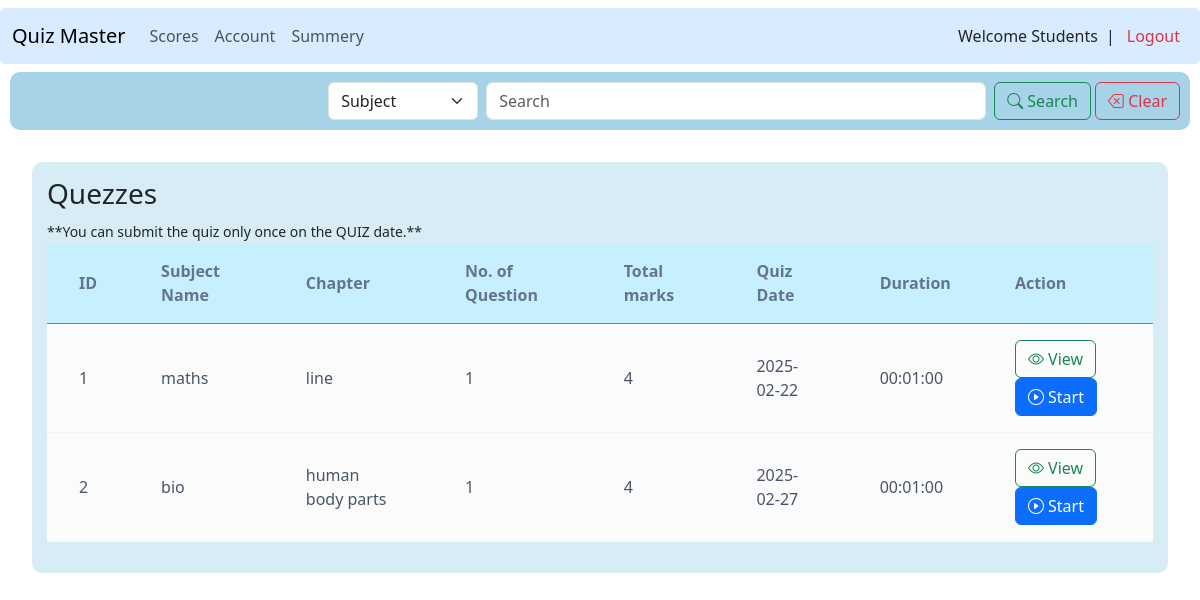
/user (signed in), run on the app's committed database.
### models.py (models this page shows)
class Quiz(db.Model):
    __tablename__ = 'quiz'
    id = db.Column(db.Integer, primary_key=True)
    chapter_id = db.Column(db.Integer, db.ForeignKey('chapter.id'))
    date = db.Column(db.Date, nullable=False)
    duration = db.Column(db.Time, nullable=False)
    submissions = db.relationship('Submission', backref='quiz', lazy=True , cascade="all, delete-orphan")

class Subject(db.Model):
    __tablename__ = 'subject'
    id = db.Column(db.Integer, primary_key=True)
    name = db.Column(db.String(80), unique=True, nullable=False)
    discription = db.Column(db.String(120), nullable=False)
    chapters = db.relationship('Chapter', backref='subject', lazy=True, cascade="all, delete-orphan")

class Chapter(db.Model):
    __tablename__ = 'chapter'
    id = db.Column(db.Integer, primary_key=True)
    name = db.Column(db.String(80), unique=True, nullable=False)
    discription = db.Column(db.String(120), nullable=False)
    subject_id = db.Column(db.Integer, db.ForeignKey('subject.id'))
    questions = db.relationship('Question', backref='chapter', lazy=True , cascade="all, delete-orphan")
    quizzes = db.relationship('Quiz', backref='chapter', lazy=True , cascade="all, delete-orphan")

### routes.py (the view, shortened to what this page needs)
@app.route('/user')
@login_required
def user():
    user = User.query.get(session['user_id'])
    quizzes = Quiz.query.all()
    parameter = request.args.get('parameter')
    query = request.args.get('query')
    parameters = {'subject':'Subject', 'chapter':'Chapter'}
    return render_template('userdashboard.html', user=user,quizzes=quizzes , parameters=parameters)

### routes.py (called while the page is built)
def login_required(f):
    @wraps(f)
    def decorated_function(*args, **kwargs):
        if 'user_id' not in session:
            return redirect(url_for('login'))
        return f(*args, **kwargs)
    return decorated_function

### templates/userdashboard.html (shortened to what this page needs)
{% extends "layout.html" %}
{% block content %}
<div class="headbar">
    <div class="search ms-4">
        <form class="d-flex" role="search">
            <select name="parameter" id="parameter" class="form-select me-2">
                {% for param in parameters %}
                  {% if param==parameter %}
                    <option value="{{param}}" selected>{{parameters[param]}}</option>
                  {% else %}
                    <option value="{{param}}">{{parameters[param]}}</option>
                  {% endif %}
                {% endfor %}
              </select>
            <input id="query" name="query"class="form-control me-2" type="search" placeholder="Search" aria-label="Search" value="{{query}}">
            <button class="btn btn-outline-success" type="submit"><i class='bi bi-search'></i> Search</button>
            <button class="btn btn-outline-danger ms-1" onclick="clearSearch()"><i class='bi bi-backspace'></i> Clear</button>
        </form>
    </div>
</div>
<div class="quiz-card">
    <div class="card-header">
        <h3>Quezzes</h3> <small>**You can submit the quiz only once on the QUIZ date.**</small>
    </div>
    <div class="table">
        <table class="quiz-table">
            <thead>
                <tr>
                    <th>ID</th>
                    <th>Subject Name</th>
                    <th>Chapter</th>
                    <th>No. of Question</th>
                    <th>Total marks</th>
                    <th>Quiz Date</th>
                    <th>Duration</th>
                    <th>Action</th>
                </tr>
            </thead>
            <tbody>
                {% for quiz in quizzes %}
                    <tr>
                        <td>{{quiz.id}}</td>
                        <td>{{quiz.chapter.subject.name}}</td>
                        <td>{{quiz.chapter.name}}</td>
                        <td>{{quiz.chapter.questions|length}}</td>
                        <td>{{quiz.chapter.questions|sum(attribute='point')}}</td>
                        <td>{{quiz.date}}</td>
                        <td>{{quiz.duration}}</td>
                        <td>
                            <a href="{{url_for('viewquiz' , id=quiz.id)}}" class="btn btn-outline-success">
                                <i class="bi bi-eye"></i> View
                            </a>
                            <a href="{{url_for('submission' , id=quiz.id)}}" class="btn btn-primary">
                                <i class="bi bi-play-circle"></i> Start
                            </a>
                        </td>
                    </tr>
                {% endfor %}
            </tbody>
        </table>
    </div>
</div>
{% endblock %}

### templates/layout.html (shortened to what this page needs)
<!DOCTYPE html>
<html lang="en">
<head>
    <link href="https://cdn.jsdelivr.net/npm/bootstrap@5.3.3/dist/css/bootstrap.min.css" rel="stylesheet">
    <link rel="stylesheet" href="https://cdnjs.cloudflare.com/ajax/libs/font-awesome/6.7.2/css/all.min.css">
    <link rel="stylesheet" href="https://cdnjs.cloudflare.com/ajax/libs/bootstrap-icons/1.8.1/font/bootstrap-icons.min.css">
</head>
<body>
    {% include "navigation.html" %}
    <div>
        {% block content %}
        {% endblock %}
    </div>
</body>
</html>

### templates/navigation.html (shortened to what this page needs)
<div class="navbar">
    <nav class="navbar navbar-expand-lg">
        <div class="container-fluid">
          <a class="navbar-brand" href="/">Quiz Master</a>
          <div class="collapse navbar-collapse" id="navbarText">
            <ul class="navbar-nav">
              {% if user %}
              {% if not user.is_master %}
                  <li class="nav-item">
                      <a class="nav-link" href="{{url_for('scores')}}">Scores</a>
                  </li>
                  <li class="nav-item">
                    <a class="nav-link" href="{{url_for('account')}}">Account</a>
                  </li>
              {% endif %}
                  <li class="nav-item">
                      <a class="nav-link" href="{{url_for('summery')}}">Summery</a>
                  </li>
              {% endif %}
              </ul>
          </div>
          <ul class="navbar-nav -5 d-flex align-items-center">
            {% if user %}
            {% if not user.is_master %}
            <li class="ms-4 me-1 ">Welcome Students</li>
            <li class="ms-1 me-1" > | </li>
            {% elif user.is_master %}
            <li class="ms-4 me-1" >Welcome Master</li>
            <li class="ms-1 me-1" > | </li>
            {% endif %}
            <li class="nav-item">
              <a class="nav-link text-danger" href="{{url_for('logout')}}"> Logout</a>
            </li>
            {% endif %}
          </ul>
        </div>
      </nav>
  </div>

### templates/userdashboard.html (style rules this page uses)
.headbar { display: flex; justify-content: right; background-color:rgb(166, 211, 231); margin: 0px 10px 10px 10px; border-radius:10px; }
.search { display: flex; justify-content:center; padding:10px; }
.form-select { width:150px; }
.form-control { width: 500px;; }
.quiz-card { padding:15px; margin:2rem; background: rgba(133, 195, 224, 0.32); display: flex; flex-direction: column; align-content:center; border-radius:10px; }
.quiz-table { width: 100%; border-collapse: collapse; background: white; }
.quiz-table th { padding: 1rem 2rem; background:rgb(199, 240, 255); color: #64748b; font-weight: 600; border-bottom: 2px solidrgb(15, 167, 55); }
.quiz-table td { padding: 1rem 2rem; background-color: #fbfbfb; border-bottom: 1px solid #f1f5f9; color: #475569; }

### templates/navigation.html (style rules this page uses)
nav { background-color: rgba(106, 181, 255,25%); border-radius:5px; width:100%; margin:; }

### data on the page
Quiz: id "1", chapter.subject.name "maths", chapter.name "line", chapter.questions|length "1", chapter.questions|sum "4", date "2025-02-22", duration "00:01:00"
Quiz: id "2", chapter.subject.name "bio", chapter.name "human body parts", chapter.questions|length "1", chapter.questions|sum "4", date "2025-02-27", duration "00:01:00"

### other printed values
form field parameter "Subject"
